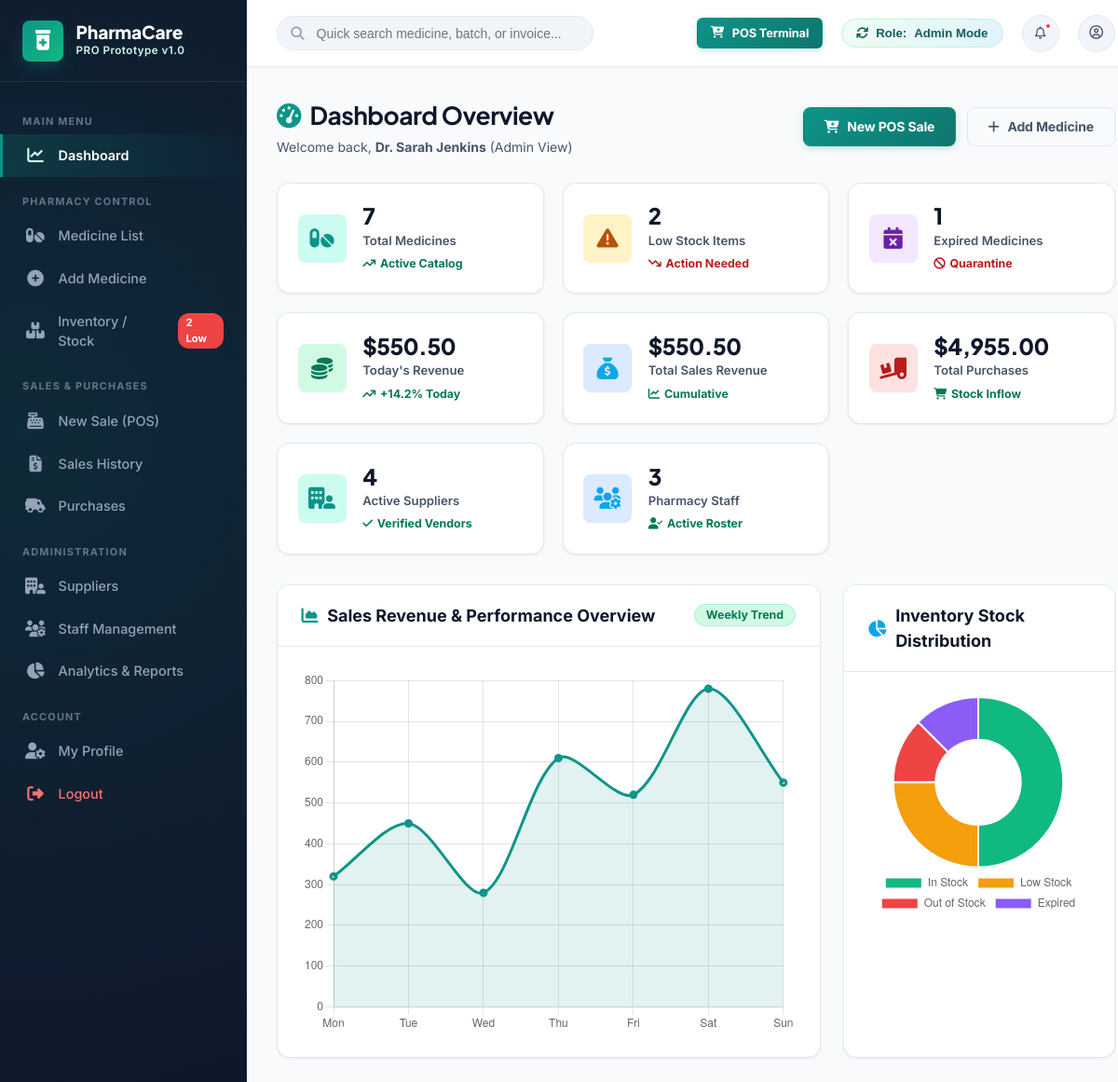
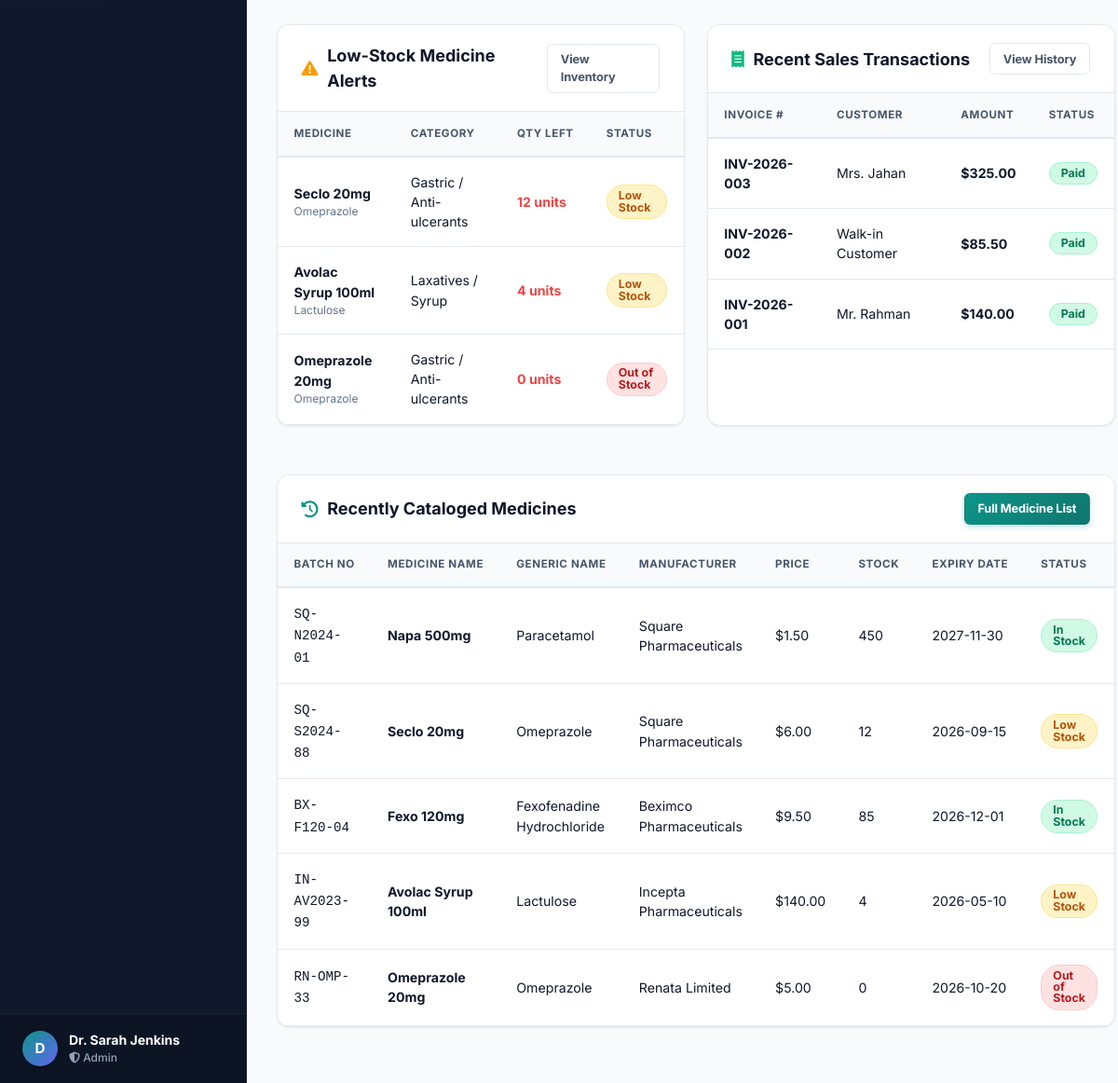
Page /dashboard.php on the committed database (2 pictures, top to bottom).
### tables this page shows
CREATE TABLE `medicines` (
  `id` INT AUTO_INCREMENT PRIMARY KEY,
  `medicine_name` VARCHAR(150) NOT NULL,
  `generic_name` VARCHAR(150) NOT NULL,
  `category_id` INT NOT NULL,
  `supplier_id` INT NOT NULL,
  `manufacturer` VARCHAR(100) NOT NULL,
  `batch_number` VARCHAR(50) NOT NULL,
  `purchase_price` DECIMAL(10,2) NOT NULL,
  `selling_price` DECIMAL(10,2) NOT NULL,
  `stock_quantity` INT NOT NULL DEFAULT 0,
  `min_stock_alert` INT DEFAULT 15,
  `expiry_date` DATE NOT NULL,
  `description` TEXT,
  `status` ENUM('In Stock', 'Low Stock', 'Out of Stock', 'Expired') DEFAULT 'In Stock',
  FOREIGN KEY (`category_id`) REFERENCES `categories`(`id`),
  FOREIGN KEY (`supplier_id`) REFERENCES `suppliers`(`id`)
);

CREATE TABLE `categories` (
  `id` INT AUTO_INCREMENT PRIMARY KEY,
  `category_name` VARCHAR(100) NOT NULL,
  `description` VARCHAR(255)
);

CREATE TABLE `sales` (
  `id` INT AUTO_INCREMENT PRIMARY KEY,
  `invoice_no` VARCHAR(50) NOT NULL UNIQUE,
  `customer_name` VARCHAR(100) DEFAULT 'Walk-in Customer',
  `customer_phone` VARCHAR(20) DEFAULT '',
  `pharmacist_id` INT NOT NULL,
  `subtotal` DECIMAL(10,2) NOT NULL,
  `discount` DECIMAL(10,2) DEFAULT 0.00,
  `grand_total` DECIMAL(10,2) NOT NULL,
  `payment_method` VARCHAR(50) DEFAULT 'Cash',
  `payment_status` ENUM('Paid', 'Pending') DEFAULT 'Paid',
  `sale_date` TIMESTAMP DEFAULT CURRENT_TIMESTAMP,
  FOREIGN KEY (`pharmacist_id`) REFERENCES `users`(`id`)
);

### dashboard.php (the view, shortened to what the rows shown need)
<?php
require_once __DIR__ . '/includes/header.php';
require_once __DIR__ . '/includes/sidebar.php';
$kpi = get_dashboard_kpi();
$medicines = get_all_medicines();
$sales = get_all_sales();
?>
<div class="main-wrapper">
    <div class="content-body">
        <div class="page-header">
            <div class="page-title">
                <h1><i class="fa-solid fa-gauge-high" style="color: var(--primary);"></i> Dashboard Overview</h1>
            </div>
        </div>
        <div style="display: grid; grid-template-columns: 1fr 1fr; gap: 1.5rem;">
            <div class="card">
                <div class="card-body" style="padding: 0;">
                    <div class="table-responsive">
                        <table class="table">
                            <thead>
                                <tr>
                                    <th>Medicine</th>
                                    <th>Category</th>
                                    <th>Qty Left</th>
                                    <th>Status</th>
                                </tr>
                            </thead>
                            <tbody>
                                <?php
                                $low_items = array_filter($medicines, function($m) {
                                    return $m['status'] === 'Low Stock' || $m['status'] === 'Out of Stock' || $m['stock_quantity'] <= 15;
                                });
                                foreach (array_slice($low_items, 0, 4) as $item):
                                ?>
                                <tr>
                                    <td>
                                        <strong><?php echo htmlspecialchars($item['medicine_name']); ?></strong>
                                        <div style="font-size:0.75rem; color:#64748b;"><?php echo htmlspecialchars($item['generic_name']); ?></div>
                                    </td>
                                    <td><?php echo htmlspecialchars($item['category_name']); ?></td>
                                    <td><strong style="color:var(--danger);"><?php echo $item['stock_quantity']; ?> units</strong></td>
                                    <td>
                                        <?php if ($item['status'] === 'Out of Stock'): ?>
                                            <span class="badge badge-out-stock">Out of Stock</span>
                                        <?php else: ?>
                                            <span class="badge badge-low-stock">Low Stock</span>
                                        <?php endif; ?>
                                    </td>
                                </tr>
                                <?php endforeach; ?>
                            </tbody>
                        </table>
                    </div>
                </div>
            </div>
            <div class="card">
                <div class="card-body" style="padding: 0;">
                    <div class="table-responsive">
                        <table class="table">
                            <thead>
                                <tr>
                                    <th>Invoice #</th>
                                    <th>Customer</th>
                                    <th>Amount</th>
                                    <th>Status</th>
                                </tr>
                            </thead>
                            <tbody>
                                <?php foreach (array_slice($sales, 0, 4) as $sale): ?>
                                <tr>
                                    <td><strong><?php echo htmlspecialchars($sale['invoice_no']); ?></strong></td>
                                    <td><?php echo htmlspecialchars($sale['customer_name']); ?></td>
                                    <td><strong>$<?php echo number_format($sale['grand_total'], 2); ?></strong></td>
                                    <td><span class="badge badge-in-stock"><?php echo htmlspecialchars($sale['payment_status']); ?></span></td>
                                </tr>
                                <?php endforeach; ?>
                            </tbody>
                        </table>
                    </div>
                </div>
            </div>
        </div>
        <div class="card" style="margin-top: 1.5rem;">
            <div class="card-body" style="padding: 0;">
                <div class="table-responsive">
                    <table class="table">
                        <thead>
                            <tr>
                                <th>Batch No</th>
                                <th>Medicine Name</th>
                                <th>Generic Name</th>
                                <th>Manufacturer</th>
                                <th>Price</th>
                                <th>Stock</th>
                                <th>Expiry Date</th>
                                <th>Status</th>
                            </tr>
                        </thead>
                        <tbody>
                            <?php foreach (array_slice($medicines, 0, 5) as $med): ?>
                            <tr>
                                <td><code><?php echo htmlspecialchars($med['batch_number']); ?></code></td>
                                <td><strong><?php echo htmlspecialchars($med['medicine_name']); ?></strong></td>
                                <td><?php echo htmlspecialchars($med['generic_name']); ?></td>
                                <td><?php echo htmlspecialchars($med['manufacturer']); ?></td>
                                <td>$<?php echo number_format($med['selling_price'], 2); ?></td>
                                <td><?php echo $med['stock_quantity']; ?></td>
                                <td><?php echo $med['expiry_date']; ?></td>
                                <td>
                                    <?php
                                    if ($med['status'] == 'In Stock') echo '<span class="badge badge-in-stock">In Stock</span>';
                                    else if ($med['status'] == 'Low Stock') echo '<span class="badge badge-low-stock">Low Stock</span>';
                                    else if ($med['status'] == 'Out of Stock') echo '<span class="badge badge-out-stock">Out of Stock</span>';
                                    else echo '<span class="badge badge-expired">Expired</span>';
                                    ?>
                                </td>
                            </tr>
                            <?php endforeach; ?>
                        </tbody>
                    </table>
                </div>
            </div>
        </div>
    </div>
</div>
<script>
document.addEventListener("DOMContentLoaded", function() {
    // 1. Sales Overview Chart
    const salesCtx = document.getElementById('salesOverviewChart').getContext('2d');
    new Chart(salesCtx, {
        type: 'line',
        data: {
            labels: ['Mon', 'Tue', 'Wed', 'Thu', 'Fri', 'Sat', 'Sun'],
            datasets: [{
                label: 'Sales ($)',
                data: [320, 450, 280, 610, 520, 780, 550],
                borderColor: '#0d9488',
                backgroundColor: 'rgba(13, 148, 136, 0.12)',
                tension: 0.3,
                fill: true,
                borderWidth: 3
            }]
        },
        options: {
            responsive: true,
            plugins: { legend: { display: false } },
            scales: {
                y: { beginAtZero: true }
            }
        }
    });
    // 2. Stock Distribution Chart
    const stockCtx = document.getElementById('stockDistributionChart').getContext('2d');
    new Chart(stockCtx, {
        type: 'doughnut',
        data: {
            labels: ['In Stock', 'Low Stock', 'Out of Stock', 'Expired'],
            datasets: [{
                data: [4, 2, 1, 1],
                backgroundColor: ['#10b981', '#f59e0b', '#ef4444', '#8b5cf6']
            }]
        },
        options: {
            responsive: true,
            plugins: { legend: { position: 'bottom' } }
        }
    });
});
</script>
<?php require_once __DIR__ . '/includes/footer.php'; ?>

### rows in the picture
medicines: medicine_name "Seclo 20mg", generic_name "Omeprazole", category.category_name "Gastric / Anti-ulcerants", stock_quantity "12", status "Low Stock", batch_number "SQ-S2024-88", manufacturer "Square Pharmaceuticals", selling_price "6.00", expiry_date "2026-09-15"
medicines: medicine_name "Avolac Syrup 100ml", generic_name "Lactulose", category.category_name "Laxatives / Syrup", stock_quantity "4", status "Low Stock", batch_number "IN-AV2023-99", manufacturer "Incepta Pharmaceuticals", selling_price "140.00", expiry_date "2026-05-10"
medicines: medicine_name "Omeprazole 20mg", generic_name "Omeprazole", category.category_name "Gastric / Anti-ulcerants", stock_quantity "0", status "Out of Stock", batch_number "RN-OMP-33", manufacturer "Renata Limited", selling_price "5.00", expiry_date "2026-10-20"
sales: invoice_no "INV-2026-003", customer_name "Mrs. Jahan", grand_total "325.00", payment_status "Paid"
sales: invoice_no "INV-2026-002", customer_name "Walk-in Customer", grand_total "85.50", payment_status "Paid"
sales: invoice_no "INV-2026-001", customer_name "Mr. Rahman", grand_total "140.00", payment_status "Paid"
medicines: batch_number "SQ-N2024-01", medicine_name "Napa 500mg", generic_name "Paracetamol", manufacturer "Square Pharmaceuticals", selling_price "1.50", stock_quantity "450", expiry_date "2027-11-30", status "In Stock"
medicines: batch_number "BX-F120-04", medicine_name "Fexo 120mg", generic_name "Fexofenadine Hydrochloride", manufacturer "Beximco Pharmaceuticals", selling_price "9.50", stock_quantity "85", expiry_date "2026-12-01", status "In Stock"

### other values in the picture
substr($_SESSION['user_name'] ?? 'Admin', 0, 1) "D"
$_SESSION['user_name'] "Dr. Sarah Jenkins"
$role "Admin"
$_SESSION['user_role'] "Admin"
$kpi['total_medicines'] "7"
$kpi['low_stock'] "2"
$kpi['expired'] "1"
$kpi['todays_sales'] "$550.50"
$kpi['total_sales'] "$550.50"
$kpi['total_purchases'] "$4,955.00"
$kpi['total_suppliers'] "4"
$kpi['total_staff'] "3"
